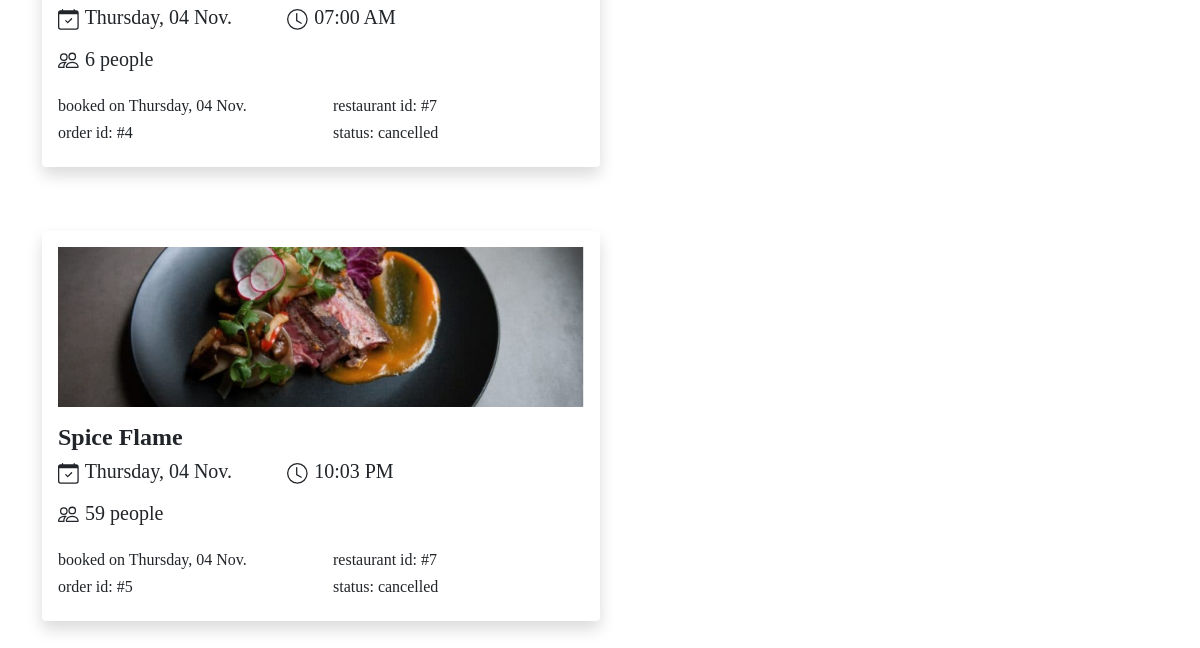
/bookings (signed in, lower part), run on an earlier commit of the app's database.
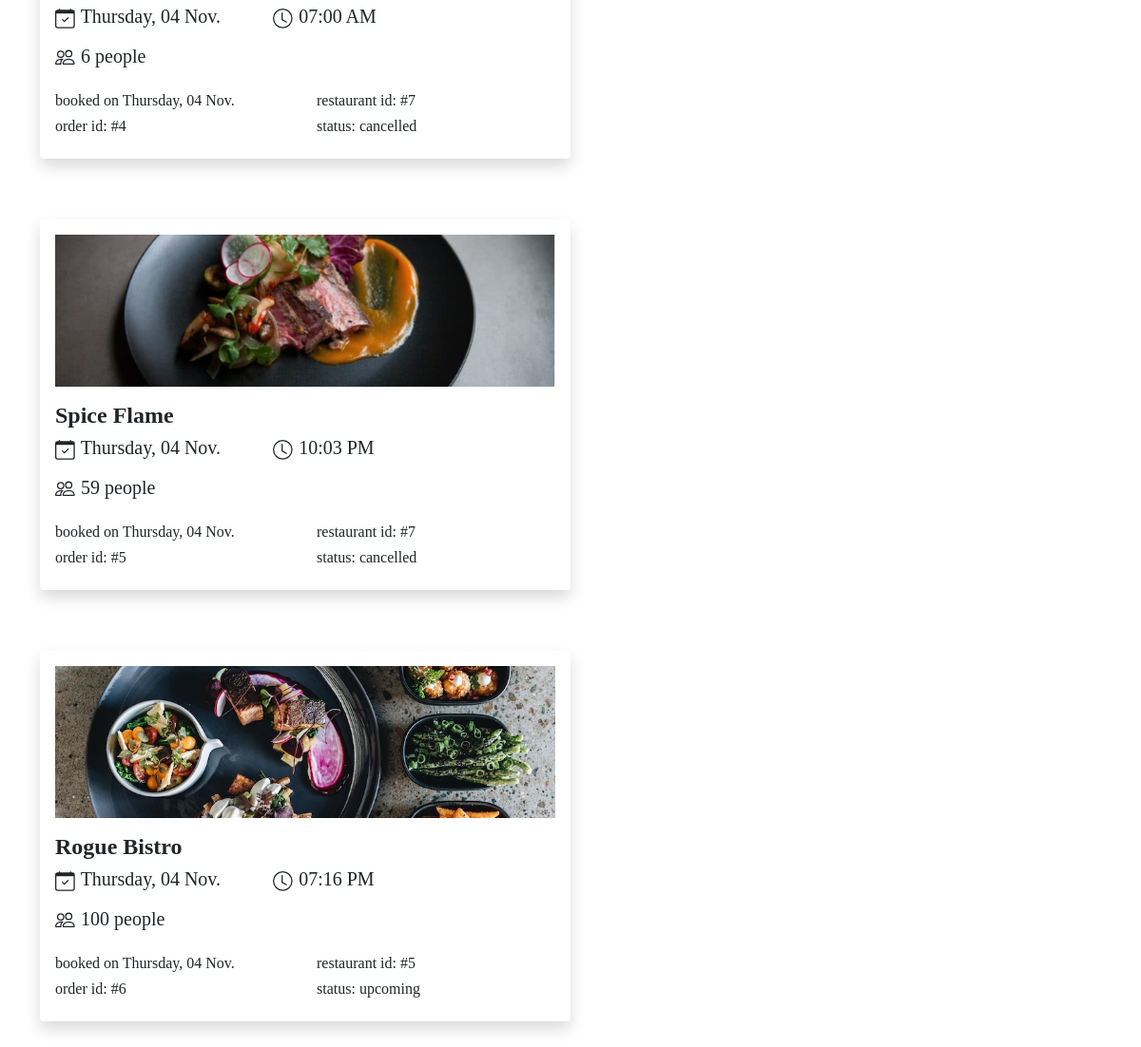
And on a later commit of the database.
### website/models.py (models this page shows, shortened)
class Reservation(db.Model):
    __tablename__ = 'reservations'
    __table_args__ = {'extend_existing': True}
    reservation_id = db.Column(db.Integer, primary_key=True)
    quantity = db.Column(db.Integer, nullable=False)
    reservation_time = db.Column(db.DateTime, default=datetime.now())
    reservation_created = db.Column(db.DateTime, default=datetime.now())
    user_order = db.Column(db.String(300))
    reservation_status = db.Column(db.String(100))
    restaurant_id = db.Column(db.Integer, db.ForeignKey('restaurants.restaurant_id'))
    id = db.Column(db.Integer, db.ForeignKey('users.id'))

class Restaurant(db.Model):
    __tablename__ = 'restaurants'
    __table_args__ = {'extend_existing': True}
    restaurant_id = db.Column(db.Integer, primary_key=True)
    name = db.Column(db.String(100), nullable=False)
    street = db.Column(db.String(150), nullable=False)
    suburb = db.Column(db.String(50), nullable=False)
    max_reservations = db.Column(db.Integer)
    caption = db.Column(db.String(200), nullable=False)
    description = db.Column(db.String(400), nullable=False)
    price = db.Column(db.Integer)
    cuisine_type = db.Column(db.String(30), nullable=False)
    num_courses = db.Column(db.Integer, nullable=False)
    website = db.Column(db.String(400))
    image = db.Column(db.String(400), nullable=False)
    comments = db.relationship('Comment', backref='restaurant')
    statuses = db.relationship('RestaurantStatus', backref='restaurant')
    opening_hours = db.relationship('RestaurantOpeningHours', backref='restaurant')
    reservations = db.relationship('Reservation', backref='restaurant')
    user_id = db.Column(db.Integer, db.ForeignKey('users.id'))

### website/views.py (the view)
@bp.route('/bookings')
@login_required
def bookings():
    bookings = Reservation.query.filter_by(user=current_user).all()
    for booking in bookings:
        if booking.reservation_time < datetime.datetime.now():
            booking.reservation_status = 'inactive'
    db.session.commit()
    return render_template("bookings.html", show_modal=request.args.get('show_modal'), bookings = bookings)

### website/templates/bookings.html (shortened to what this page needs)
{% extends 'base.html' %}
{% block content %}
<div class="container">
    <div class="container">
        {% for booking in bookings %}
        <div class="row mt-3">
            <div class="col col-sm-8 col-md-12 col-lg-8 col-xl-6 booking-card position-relative">
                <div class="shadow p-3 mb-5 bg-white rounded">
                    <div class="row">
                        <img src="{{ booking.restaurant.image }}" class="img-fluid booking-img"
                            alt="{{ booking.restaurant.name }}">
                    </div>
                    <div class="row mt-3">
                        <h4 style="font-weight: 550;">{{ booking.restaurant.name }}</h4>
                        <div class="col col-12 col-md-4 col-sm-12 col-lg-5">
                            <div class="fs-4 mb-3">
                                <h5>
                                    {{ booking.reservation_time.strftime("%A, %d %b.")}}
                                </h5>
                            </div>
                        </div>
                        <div class="col col-12 col-md-5 col-sm-12 col-lg-3">
                            <div class="fs-4 mb-3">
                                <h5>
                                    <svg xmlns="http://www.w3.org/2000/svg" width="22" height="22" fill="currentColor"
                                        class="bi bi-clock" viewBox="0 0 17 17">
                                        <path
                                            d="M8 3.5a.5.5 0 0 0-1 0V9a.5.5 0 0 0 .252.434l3.5 2a.5.5 0 0 0 .496-.868L8 8.71V3.5z" />
                                        <path
                                            d="M8 16A8 8 0 1 0 8 0a8 8 0 0 0 0 16zm7-8A7 7 0 1 1 1 8a7 7 0 0 1 14 0z" />
                                    </svg>
                                    {{ booking.reservation_time.strftime("%I:%M %p")}}
                                </h5>
                            </div>
                        </div>
                    </div>
                    <div class="row">
                        <div class="col col-lg-5">
                            <h5>
                                {{ booking.quantity }} people
                            </h5>
                        </div>
                    </div>
                    <div class="row mt-3">
                        <div class="col col-lg-6">
                            <h6>booked on {{ booking.reservation_created.strftime("%A, %d %b.") }}</h6>
                            <h6>order id: #{{ booking.reservation_id }}</h6>
                        </div>
                        <div class="col col-lg-6">
                            <h6>restaurant id: #{{ booking.restaurant_id }}</h6>
                            {% if booking.reservation_status != None %}
                            <h6>status: {{ booking.reservation_status }}</h6>
                            {% endif %}
                        </div>
                    </div>
                </div>
            </div>
        </div>
        {% endfor %}
    </div>
</div>
{% endblock %}

### website/templates/base.html (shortened to what this page needs)
<!DOCTYPE html>
<html lang="en">
<head>
    <link href="https://cdn.jsdelivr.net/npm/bootstrap@5.0.0-beta3/dist/css/bootstrap.min.css" rel="stylesheet"
>
    <link rel="stylesheet" href="../static/css/stylesheet.css">
</head>
<main>
    <body>
        {% import "bootstrap/wtf.html" as wtf %}
        {% block content %}
        {% endblock %}
    </body>
</main>
</html>

### website/static/css/stylesheet.css (style rules this page uses)
body { font-family: Didot, Palatino, Perpetua, serif; }
.booking-img { width: 100%; height: 20vh; object-fit: cover; border-radius: 2%; }
.booking-card { padding-left: 0px; padding-right: 0px; }

What changed in the data, as far as the page shows it:
added Reservation: restaurant.image (picture), restaurant.name "Rogue Bistro", reservation_time "Thursday, 04 Nov.", reservation_time "07:16 PM", quantity "100", reservation_created "Thursday, 04 Nov.", reservation_id "6", restaurant_id "5", reservation_status "upcoming"
